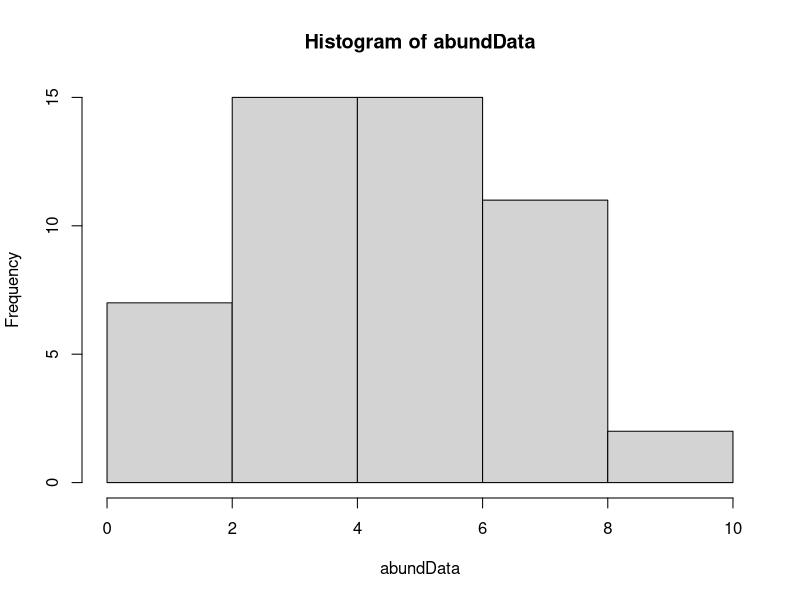

Reproduce this figure in R. (Note: this script raises an error after producing the figure.)
# R code for lecture Biodiversity informatics 
# Lecture 4 by Dr Roel van Klink



# generate a vector of species abundances: 


nSpecies <- 50


abundData <- matrix(data = NA,
                    ncol = nSpecies) # empty data frame

# draw a number from a normal distribution  # not very realistic
rnorm(1, mean = 5, sd = 2.5)

# draw a string of numbers from this distribution
for(s in 1:nSpecies){
  abundData[s] <- rnorm(1,mean = 5, sd = 2.5)
}

# make integers by rounding:
abundData<- round(abundData, 0)

# inspect data
abundData
hist(abundData)



#more realistic: 
abundDataPois<- rpois(nSpecies, 5) # Poisson distribution (5 = mean and sd)
abundDataNB <- rnbinom (nSpecies, 2, 0.05) # negative binomial distribution


# or make up some numbers
abundData4<-rbind(
  c(0,1,1,2,4), 
  c(1,1,3,5,7), 
  c(1,2,5,8,13)
)





# excercise 1: 
# visualize the communities using 
# 1) species abundance distribution
# 2) rank abundance distribution
# 3) species accumulation curves

# Instructions: 
# find a package that does what you want 
# find the right function
# read the help page to find out how it needs the data input




# Excercise 2: 
# calculate biodiversity metrics on these abundance vectors






# Beta diversity
# make a matrix of species abundances at different sites
nSites <- 3

abundMatrix <- matrix(data = NA,
                    nrow = nSpecies,
                    ncol = nSites)

abundMatrix[,1]<- rpois(nSpecies, 5)
abundMatrix[,2]<- rpois(nSpecies, 7)
abundMatrix[,3]<- rpois(nSpecies, 9)
# etc.



# add some random zeroes
indexZeroes<- sample(1:50, 5) # these are the places we will put zeroes
abundMatrix[indexZeroes,1] <- 0 # put 0's in these rows
abundMatrix[indexZeroes,2] <- 0 # put 0's in these rows
abundMatrix[indexZeroes,3] <- 0 # put 0's in these rows





# or combine the matrices from before
abundmatrix<- rbind(abundData,
                    abundDataNB,
                    abundDataPois)


# excercise 3: 
# calculate beta diversity between the generated communities 



# exercise 4: 
# visualizing pairwise dissimilarities
library(vegan)
metaMDS(abundMatrix2, plot = T)
#not much to be seen here, except that the distances are almost the same. 
#this is logical because we randomly generated data. no pattern is to be expected


# better examples are available in the vegan package:
?metaMDS

# fitting environmental variables to the ordination
?envfit



